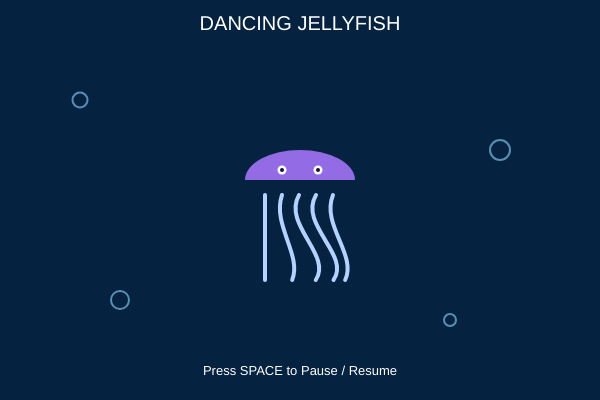
Frame 1 (no input)
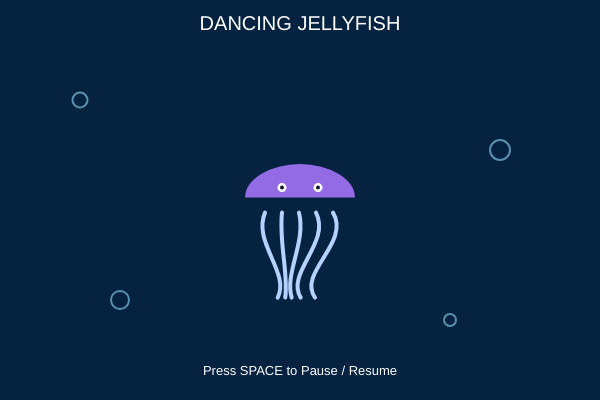
Frame 60 (no input)
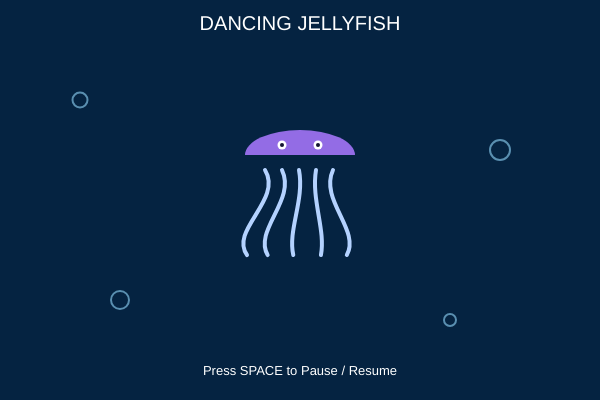
Frame 120 (the mouse pressed at the canvas centre since frame 60)

The p5.js sketch that drew these frames (run headless with seeded random() and noise() and a simulated clock; from frame 60 on, the mouse is pressed at the canvas centre):

// p5.js sketch
// ── sketch.js
let angle = 0;
let speed = 0.04;
let paused = false;

function setup() {

    createCanvas(600, 400);

    angleMode(RADIANS);
}

function draw() {

    background(5, 35, 65);

    noFill();
    stroke(150, 220, 255, 150);
    strokeWeight(2);

    circle(80, 100, 15);
    circle(500, 150, 20);
    circle(450, 320, 12);
    circle(120, 300, 18);

    let jellyX = width / 2;
    let jellyY = 180 + sin(angle) * 25;

    let bodyHeight = 60 + sin(angle) * 10;

    stroke(180, 210, 255);
    strokeWeight(4);
    noFill();

    for (let i = 0; i < 5; i++) {

        let sway = sin(angle + i * 0.6) * 18;

        let startX = jellyX - 35 + i * 17;
        let endX = startX + sway;

        bezier(
            startX, jellyY + 15,
            startX - sway, jellyY + 45,
            endX + sway, jellyY + 75,
            endX, jellyY + 100
        );
    }

    noStroke();
    fill(170, 120, 255, 220);

    arc(
        jellyX,
        jellyY,
        110,
        bodyHeight,
        PI,
        TWO_PI
    );

    fill(255);

    circle(jellyX - 18, jellyY - 10, 9);
    circle(jellyX + 18, jellyY - 10, 9);

    fill(20, 20, 50);

    circle(jellyX - 18, jellyY - 10, 4);
    circle(jellyX + 18, jellyY - 10, 4);

    if (!paused) {
        angle += speed;
    }

    fill(255);
    noStroke();
    textAlign(CENTER);

    textSize(20);
    text("DANCING JELLYFISH", width / 2, 30);

    textSize(13);
    text("Press SPACE to Pause / Resume", width / 2, 375);
}

function keyPressed() {

    if (key === ' ') {
        paused = !paused;

        return false;
    }
}
